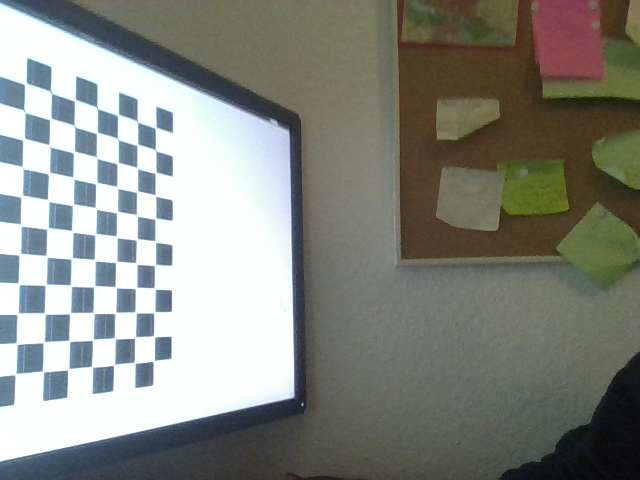
#> input picture calibration/calib_images/20200514_14h39m09s127572.bmp, 640 x 480 px; its folder holds only this picture in this run
$ python calibrate.py ../../calibration/calib_images/20200514_14h39m09s127572.bmp
#> lines starting #> are read from the running program, lines starting #| are printed output that depends on the picture; long printed decimals are rounded
'''
camera calibration for distorted images with chess board samples
reads distorted images, calculates the calibration and write undistorted images
usage:
    calibrate.py [--debug <output path>] [--square_size] [<image mask>]
default values:
    --debug:    ./output/
    --square_size: 1.0
    <image mask> defaults to ../data/left*.bmp
'''
import os
import sys

import numpy as np
import cv2 as cv
import getopt
from glob import glob


# CHESSBOARD SIZE
pattern_size = (11, 7)


def splitfn(fn):
    path, fn = os.path.split(fn)
    name, ext = os.path.splitext(fn)
    return path, name, ext

def processImage(fn):
    print('processing %s... ' % fn)
    img = cv.imread(fn, 0)
    if img is None:
        print("Failed to load", fn)
        return None

    assert w == img.shape[1] and h == img.shape[0], ("size: %d x %d ... " % (img.shape[1], img.shape[0]))
    found, corners = cv.findChessboardCorners(img, pattern_size)
    if found:
        term = (cv.TERM_CRITERIA_EPS + cv.TERM_CRITERIA_COUNT, 30, 0.1)
        cv.cornerSubPix(img, corners, (5, 5), (-1, -1), term)

    if debug_dir:
        vis = cv.cvtColor(img, cv.COLOR_GRAY2BGR)
        cv.drawChessboardCorners(vis, pattern_size, corners, found)
        _path, name, _ext = splitfn(fn)
        outfile = os.path.join(debug_dir, name + '_chess.png')
        cv.imwrite(outfile, vis)

    if not found:
        print('chessboard not found')
        return None

    print('           %s... OK' % fn)
    return (corners.reshape(-1, 2), pattern_points)


def get_chessboard_info(h, w):
    # Get chessboard images:
    obj_points = []
    img_points = []

    threads_num = int(args.get('--threads'))
    if threads_num <= 1:
        chessboards = [processImage(fn) for fn in img_names]
    else:
        print("Run with %d threads..." % threads_num)
        from multiprocessing.dummy import Pool as ThreadPool
        pool = ThreadPool(threads_num)
        chessboards = pool.map(processImage, img_names)

    chessboards = [x for x in chessboards if x is not None]
    for (corners, pattern_points) in chessboards:
        img_points.append(corners)
        obj_points.append(pattern_points)

    return img_points, obj_points


def undistort_image(img, camera_matrix, dist_coefs):
        h, w = img.shape[:2]
        newcameramtx, roi = cv.getOptimalNewCameraMatrix(camera_matrix, dist_coefs, (w, h), 1, (w, h))

        dst = cv.undistort(img, camera_matrix, dist_coefs, None, newcameramtx)

        # crop and save the image
        x, y, w, h = roi
        dst = dst[y:y+h, x:x+w]
        return dst


if __name__ == '__main__':
    args, img_mask = getopt.getopt(sys.argv[1:], '', ['debug=', 'square_size=', 'threads='])
    args = dict(args)
    args.setdefault('--debug', './output/')
    args.setdefault('--square_size', 1.0)
    args.setdefault('--threads', 4)

    if not img_mask:
        img_mask = './calib_images/*.bmp'  # default
    else:
        img_mask = img_mask[0]
    print('img_mask: ', img_mask)

    img_names = glob(img_mask)
    debug_dir = args.get('--debug')
    if debug_dir and not os.path.isdir(debug_dir):
        os.mkdir(debug_dir)
    square_size = float(args.get('--square_size'))

    pattern_points = np.zeros((np.prod(pattern_size), 3), np.float32)
    pattern_points[:, :2] = np.indices(pattern_size).T.reshape(-1, 2)
    pattern_points *= square_size

    h, w = cv.imread(img_names[0], cv.IMREAD_GRAYSCALE).shape[:2]  # TODO: use imquery call to retrieve results
#> h = 480; w = 640

    img_points, obj_points = get_chessboard_info(h, w)
#> in processImage, `img = cv.imread(fn, 0)`:
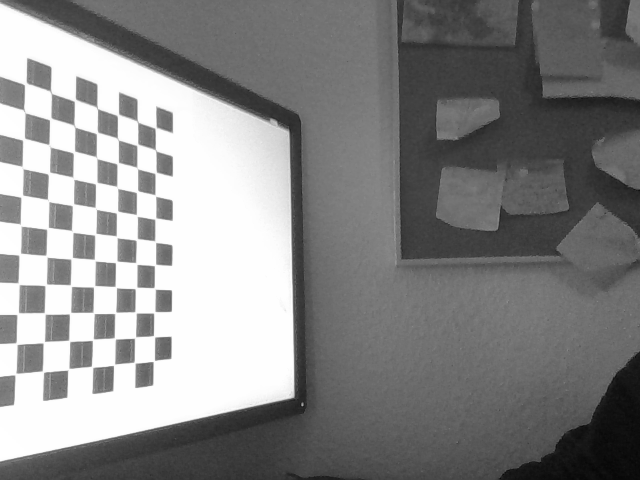
#> img: shape (480, 640); min 6, max 255, mean 135
#> in processImage, `found, corners = cv.findChessboardCorners(img, pattern_size)`: found = True; corners = 77 rows, first 8: [15, 374], [15.62, 345.5], [17.51, 313.6], [18.1, 283.9], [19.52, 252.4], [19.59, 225.5], [21.54, 194.4], [21.63, 169]
#> in processImage, `cv.drawChessboardCorners(vis, pattern_size, corners, found)`:
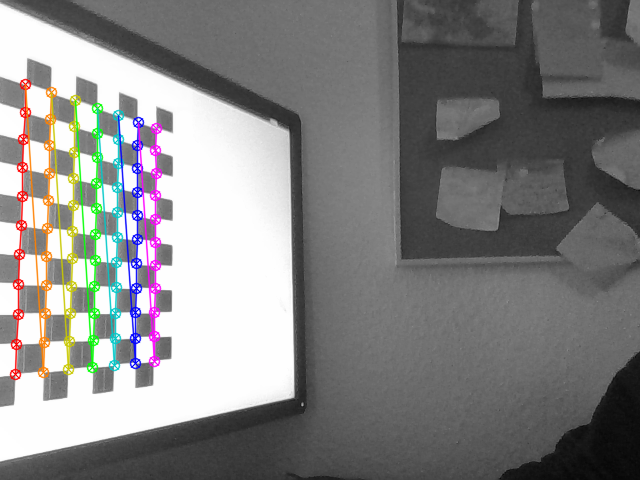
#> vis: shape (480, 640, 3); mean B, G, R 132, 132.5, 133
#> in get_chessboard_info, `chessboards = pool.map(processImage, img_names)`: chessboards = 1 item
#> the loop in get_chessboard_info, `for (corners, pattern_points) in chessboards:` made 1 pass
#> after the loop in get_chessboard_info, `for (corners, pattern_points) in chessboards:`: img_points = 1 point arrays, longest 77 points; obj_points = 1 item
#> img_points = 1 point arrays, longest 77 points; obj_points = 1 item

    print("\ncomputing camera parameters...")

    # calculate camera distortion
    rms, camera_matrix, dist_coefs, rvecs, tvecs = cv.calibrateCamera(obj_points, img_points, (w, h), None, None)
#> rms = 0.214; camera_matrix = [[668.7, 0, 325.5], [0, 618.9, 242.7], [0, 0, 1]]; dist_coefs = [[0.135, -0.346, 0.000509, -0.00304, 0.0429]]; rvecs = ([0.736, -0.92, -1.36],); tvecs = ([-9.5, 4.36, 20.84],)

    print("\nRMS:", rms)
#| RMS: 0.2138
    print("camera matrix:\n", camera_matrix)
#| camera matrix:
#|  [[668.674    0.         325.538]
#|  [  0.         618.941 242.651]
#|  [  0.           0.           1.        ]]
    print("distortion coefficients: ", dist_coefs.ravel())
#| distortion coefficients:  [ 0.1355 -0.346  0.0005085 -0.003039  0.04293]
    np.save("camera_matrix", camera_matrix)
    np.save("dist_coefs", dist_coefs)

    # undistort the image with the calibration
    print('')
    for fn in img_names if debug_dir else []:
        path, name, ext = splitfn(fn)
        img_found = os.path.join(debug_dir, name + '_chess.png')
        outfile = os.path.join(debug_dir, name + '_undistorted.png')

        img = cv.imread(img_found)
        if img is None:
            continue

        undistorted = undistort_image(img, camera_matrix, dist_coefs)
#> in undistort_image, `newcameramtx, roi = cv.getOptimalNewCameraMatrix(camera_matrix, dist_c..`: newcameramtx = [[671.1, 0, 324], [0, 620.3, 243], [0, 0, 1]]; roi = (3, 3, 633, 473)
#> in undistort_image, `dst = cv.undistort(img, camera_matrix, dist_coefs, None, newcameramtx)`:
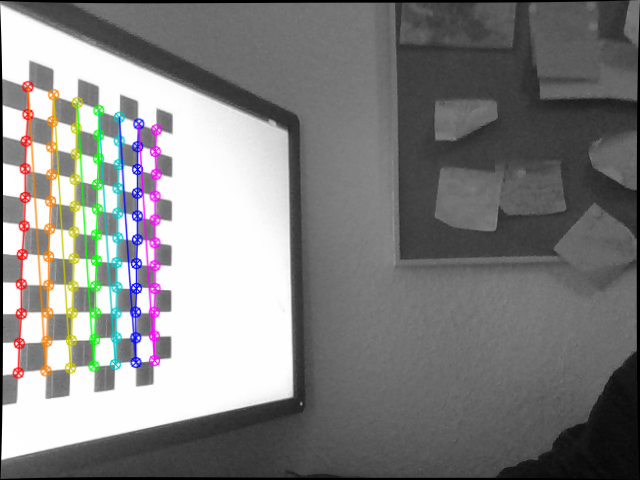
#> dst: shape (480, 640, 3); mean B, G, R 129.5, 129.9, 130.4
#> in undistort_image, `x, y, w, h = roi`: x = 3; w = 633; h = 473
#> in undistort_image, `dst = dst[y:y+h, x:x+w]`:
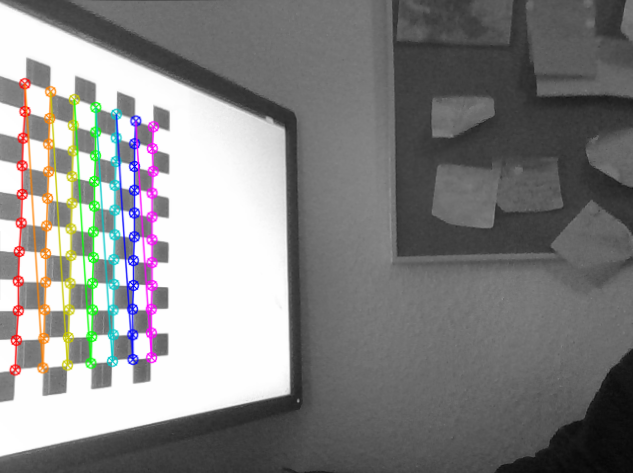
#> dst: shape (473, 633, 3); mean B, G, R 132.3, 132.7, 133.2

        print('Undistorted image written to: %s' % outfile)
        cv.imwrite(outfile, undistorted)

    cv.destroyAllWindows()

$ run again, on calibration/calib_images/20200514_14h39m13s190306.bmp
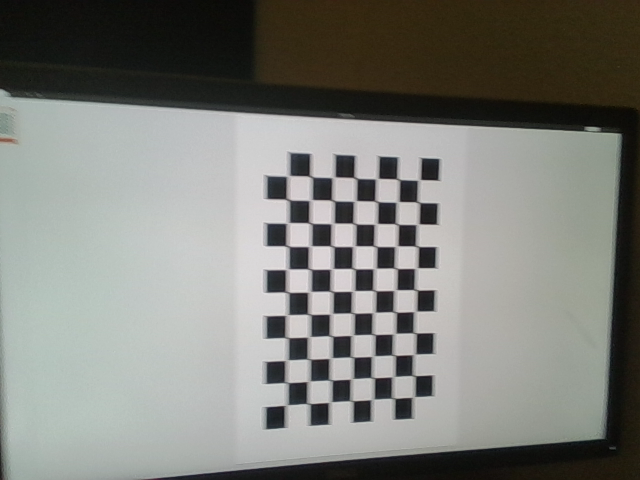
#> input picture calibration/calib_images/20200514_14h39m13s190306.bmp, 640 x 480 px
#> `h, w = cv.imread(img_names[0], cv.IMREAD_GRAYSCALE).shape[:2]`: h = 480; w = 640
#> found = True; corners = 77 rows, first 8: [286.6, 405], [286.5, 382.5], [286, 359.5], [286.5, 337.5], [287, 315], [287, 292], [287.5, 269.5], [287.5, 246]
#> in processImage, `cv.drawChessboardCorners(vis, pattern_size, corners, found)`:
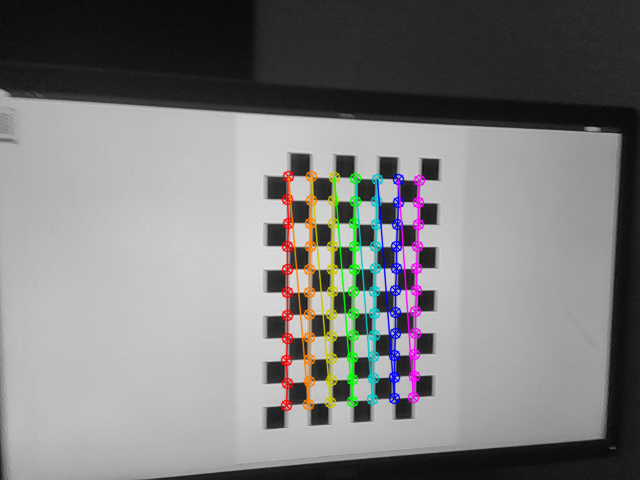
#> vis: shape (480, 640, 3); mean B, G, R 126, 126.3, 126.8
#> chessboards = 1 item
#> the loop in get_chessboard_info, `for (corners, pattern_points) in chessboards:` made 1 pass
#> after the loop in get_chessboard_info, `for (corners, pattern_points) in chessboards:`: img_points = 1 point arrays, longest 77 points; obj_points = 1 item
#> `img_points, obj_points = get_chessboard_info(h, w)`: img_points = 1 point arrays, longest 77 points; obj_points = 1 item
#> rms = 0.223; camera_matrix = [[509.4, 0, 350.7], [0, 516.9, 254.3], [0, 0, 1]]; dist_coefs = [[0.137, -2.61, 0.0024, 0.00931, 18.81]]; rvecs = ([0.247, -0.116, -1.55],); tvecs = ([-2.9, 6.62, 22.81],)
#| RMS: 0.2228
#| camera matrix:
#|  [[509.367   0.         350.744]
#|  [  0.         516.942 254.281]
#|  [  0.           0.           1.        ]]
#| distortion coefficients:  [ 1.36866408e-01 -2.61097388e+00  2.39510227e-03  9.30786252e-03
#|   1.88129106e+01]
#> newcameramtx = [[873.4, 0, 252.1], [0, 552.8, 249.6], [0, 0, 1]]; roi = (159, 208, 230, 87)
#> in undistort_image, `x, y, w, h = roi`: x = 159; y = 208; w = 230; h = 87
#> in undistort_image, `dst = dst[y:y+h, x:x+w]`:
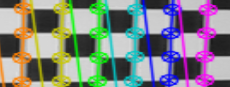
#> dst: shape (87, 230, 3); mean B, G, R 130.2, 132.2, 128.5

$ run again, on calibration/calib_images/20200514_14h39m15s302991.bmp
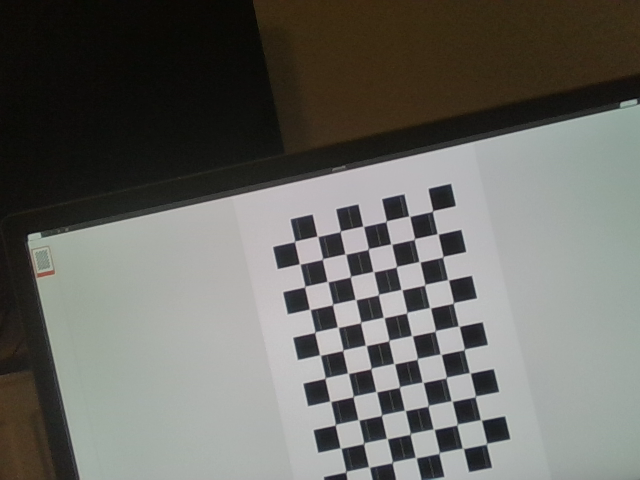
#> input picture calibration/calib_images/20200514_14h39m15s302991.bmp, 640 x 480 px
#> `h, w = cv.imread(img_names[0], cv.IMREAD_GRAYSCALE).shape[:2]`: h = 480; w = 640
#> found = True; corners = 77 rows, first 8: [432.5, 210.9], [437.6, 233.8], [442.9, 256.7], [448, 279.8], [453.4, 302.9], [458.7, 326.1], [464.3, 349.4], [470, 373]
#> in processImage, `cv.drawChessboardCorners(vis, pattern_size, corners, found)`:
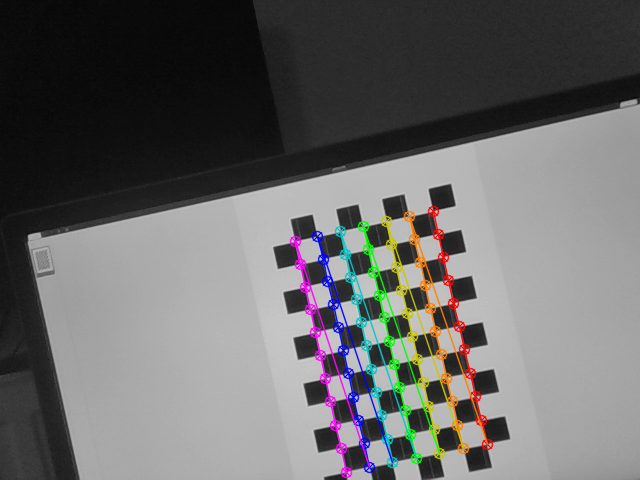
#> vis: shape (480, 640, 3); mean B, G, R 104.3, 104.6, 105.1
#> chessboards = 1 item
#> the loop in get_chessboard_info, `for (corners, pattern_points) in chessboards:` made 1 pass
#> after the loop in get_chessboard_info, `for (corners, pattern_points) in chessboards:`: img_points = 1 point arrays, longest 77 points; obj_points = 1 item
#> `img_points, obj_points = get_chessboard_info(h, w)`: img_points = 1 point arrays, longest 77 points; obj_points = 1 item
#> rms = 0.12; camera_matrix = [[385.5, 0, 403.3], [0, 379.7, 230], [0, 0, 1]]; dist_coefs = [[0.0814, -0.191, 0.00211, 0.0111, 0.233]]; rvecs = ([0.0175, 0.0118, 1.35],); tvecs = ([1.23, -0.808, 16.25],)
#| RMS: 0.1199
#| camera matrix:
#|  [[385.526   0.         403.251]
#|  [  0.         379.671 229.992]
#|  [  0.           0.           1.        ]]
#| distortion coefficients:  [ 0.08145 -0.1914  0.002114  0.01113  0.2335]
#> newcameramtx = [[409.1, 0, 397.3], [0, 385, 231.3], [0, 0, 1]]; roi = (75, 48, 556, 370)
#> in undistort_image, `x, y, w, h = roi`: x = 75; y = 48; w = 556; h = 370
#> in undistort_image, `dst = dst[y:y+h, x:x+w]`:
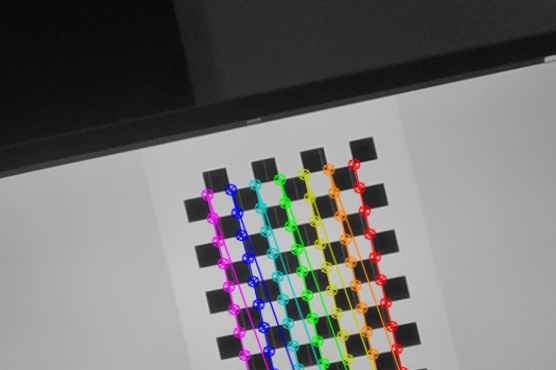
#> dst: shape (370, 556, 3); mean B, G, R 115.7, 116.3, 116.9

$ run again, on calibration/calib_images/20200514_14h39m10s161198.bmp
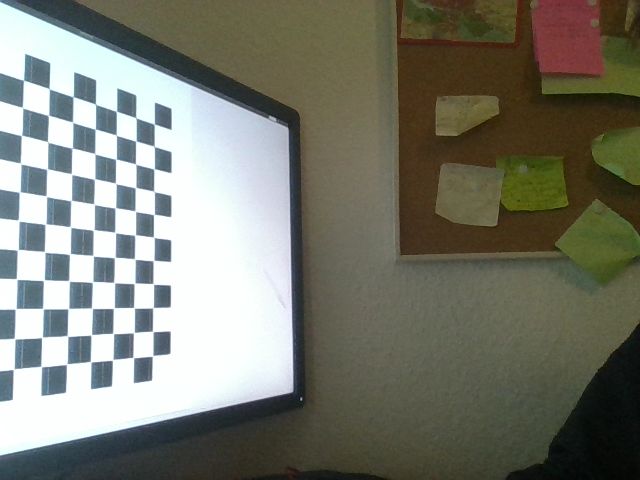
#> input picture calibration/calib_images/20200514_14h39m10s161198.bmp, 640 x 480 px
#> `h, w = cv.imread(img_names[0], cv.IMREAD_GRAYSCALE).shape[:2]`: h = 480; w = 640
#> found = True; corners = 77 rows, first 8: [13.35, 369.5], [14.43, 338.5], [15.41, 309], [16.51, 278.8], [17.39, 250.2], [17.99, 219.7], [19.34, 192.3], [20.57, 163.4]
#> chessboards = 1 item
#> the loop in get_chessboard_info, `for (corners, pattern_points) in chessboards:` made 1 pass
#> after the loop in get_chessboard_info, `for (corners, pattern_points) in chessboards:`: img_points = 1 point arrays, longest 77 points; obj_points = 1 item
#> `img_points, obj_points = get_chessboard_info(h, w)`: img_points = 1 point arrays, longest 77 points; obj_points = 1 item
#> rms = 0.153; camera_matrix = [[610.7, 0, 318], [0, 599.4, 239.6], [0, 0, 1]]; dist_coefs = [[0.0884, -0.0845, -0.00203, -4.82e-05, -0.266]]; rvecs = ([0.695, -0.885, -1.38],); tvecs = ([-9.95, 4.32, 20.18],)
#| RMS: 0.153
#| camera matrix:
#|  [[610.711   0.         318.004 ]
#|  [  0.         599.387  239.595]
#|  [  0.           0.           1.        ]]
#| distortion coefficients:  [ 8.83909916e-02 -8.44725164e-02 -2.02775585e-03 -4.81967811e-05
#|  -2.66391863e-01]
#> newcameramtx = [[610.1, 0, 317.8], [0, 599.6, 238.6], [0, 0, 1]]; roi = (4, 3, 630, 473)
#> in undistort_image, `x, y, w, h = roi`: x = 4; y = 3; w = 630; h = 473
#> in undistort_image, `dst = dst[y:y+h, x:x+w]`:
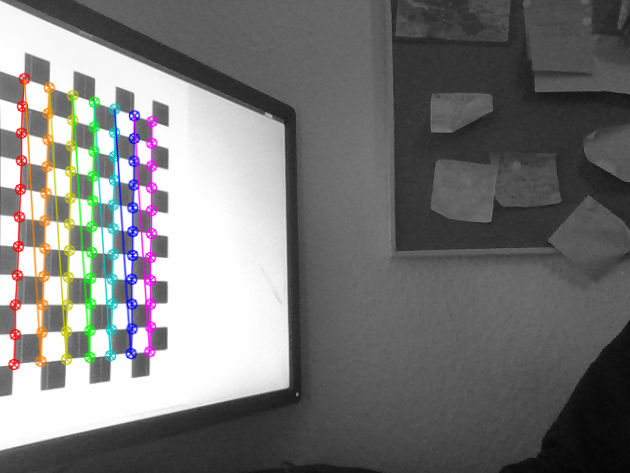
#> dst: shape (473, 630, 3); mean B, G, R 119.9, 120.3, 120.8
